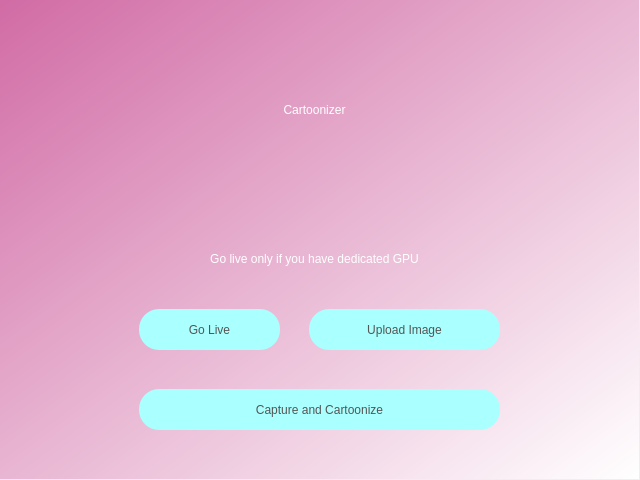
<?xml version="1.0" encoding="UTF-8"?>
<ui version="4.0">
 <class>Dialog</class>
 <widget class="QDialog" name="Dialog">
  <property name="geometry">
   <rect>
    <x>0</x>
    <y>0</y>
    <width>640</width>
    <height>480</height>
   </rect>
  </property>
  <property name="windowTitle">
   <string>Dialog</string>
  </property>
  <widget class="QWidget" name="widget" native="true">
   <property name="geometry">
    <rect>
     <x>-1</x>
     <y>-1</y>
     <width>640</width>
     <height>480</height>
    </rect>
   </property>
   <property name="styleSheet">
    <string notr="true">QWidget#widget{
background-color:qlineargradient(spread:pad, x1:0, y1:0, x2:1, y2:1, stop:0 rgba(209, 107, 165, 255), stop:1 rgba(255, 255, 255, 255));}</string>
   </property>
   <widget class="QLabel" name="label">
    <property name="geometry">
     <rect>
      <x>100</x>
      <y>70</y>
      <width>431</width>
      <height>81</height>
     </rect>
    </property>
    <property name="styleSheet">
     <string notr="true">font: 75 70pt &quot;Chiller&quot;;
color:white;</string>
    </property>
    <property name="text">
     <string>Cartoonizer</string>
    </property>
    <property name="alignment">
     <set>Qt::AlignCenter</set>
    </property>
   </widget>
   <widget class="QLabel" name="label_2">
    <property name="geometry">
     <rect>
      <x>140</x>
      <y>250</y>
      <width>351</width>
      <height>20</height>
     </rect>
    </property>
    <property name="styleSheet">
     <string notr="true">font: 12pt &quot;MS Shell Dlg 2&quot;;
color:white;</string>
    </property>
    <property name="text">
     <string>Go live only if you have dedicated GPU</string>
    </property>
    <property name="alignment">
     <set>Qt::AlignCenter</set>
    </property>
   </widget>
   <widget class="QPushButton" name="goliveButton">
    <property name="geometry">
     <rect>
      <x>140</x>
      <y>310</y>
      <width>141</width>
      <height>41</height>
     </rect>
    </property>
    <property name="styleSheet">
     <string notr="true">background-color:rgb(170, 255, 255);
font: 14pt &quot;MS Shell Dlg 2&quot;;
border-radius:20px;
color:#555;</string>
    </property>
    <property name="text">
     <string>Go Live</string>
    </property>
   </widget>
   <widget class="QPushButton" name="uploadimageButton">
    <property name="geometry">
     <rect>
      <x>310</x>
      <y>310</y>
      <width>191</width>
      <height>41</height>
     </rect>
    </property>
    <property name="styleSheet">
     <string notr="true">background-color:rgb(170, 255, 255);
font: 14pt &quot;MS Shell Dlg 2&quot;;
border-radius:20px;
color:#555</string>
    </property>
    <property name="text">
     <string>Upload Image</string>
    </property>
   </widget>
   <widget class="QPushButton" name="capturecartoonizeButton">
    <property name="geometry">
     <rect>
      <x>140</x>
      <y>390</y>
      <width>361</width>
      <height>41</height>
     </rect>
    </property>
    <property name="styleSheet">
     <string notr="true">background-color:rgb(170, 255, 255);
font: 14pt &quot;MS Shell Dlg 2&quot;;
border-radius:20px;
color:#555</string>
    </property>
    <property name="text">
     <string>Capture and Cartoonize</string>
    </property>
   </widget>
  </widget>
 </widget>
 <resources/>
 <connections/>
</ui>
